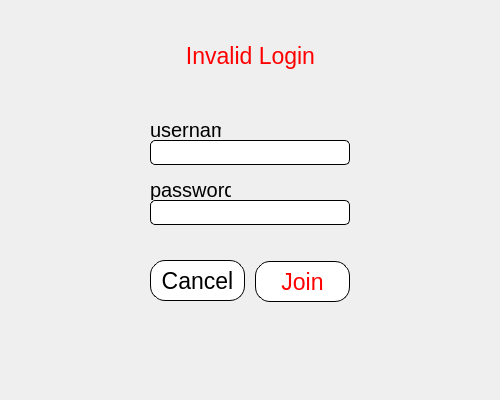
<?xml version="1.0" encoding="UTF-8"?>
<ui version="4.0">
 <class>LoginDialog</class>
 <widget class="QDialog" name="LoginDialog">
  <property name="geometry">
   <rect>
    <x>0</x>
    <y>0</y>
    <width>500</width>
    <height>400</height>
   </rect>
  </property>
  <property name="windowTitle">
   <string>Login</string>
  </property>
  <widget class="QLabel" name="usernameLabel">
   <property name="geometry">
    <rect>
     <x>150</x>
     <y>120</y>
     <width>71</width>
     <height>20</height>
    </rect>
   </property>
   <property name="font">
    <font>
     <pointsize>15</pointsize>
    </font>
   </property>
   <property name="styleSheet">
    <string notr="true">color:black;
</string>
   </property>
   <property name="text">
    <string>username</string>
   </property>
  </widget>
  <widget class="QPushButton" name="joinButton">
   <property name="geometry">
    <rect>
     <x>255</x>
     <y>261</y>
     <width>95</width>
     <height>41</height>
    </rect>
   </property>
   <property name="font">
    <font>
     <pointsize>17</pointsize>
    </font>
   </property>
   <property name="styleSheet">
    <string notr="true">
QPushButton
{
	color:red;
	border: 1px solid #000000;
					 border-radius: 15px;
	background-color:rgba(255,255,255,255);
}

QPushButton:pressed
{
	color:red;
     background-color:rgba(0, 145, 255, 128);
}</string>
   </property>
   <property name="text">
    <string>Join</string>
   </property>
  </widget>
  <widget class="QPushButton" name="cancelButton">
   <property name="geometry">
    <rect>
     <x>150</x>
     <y>260</y>
     <width>95</width>
     <height>41</height>
    </rect>
   </property>
   <property name="font">
    <font>
     <pointsize>17</pointsize>
    </font>
   </property>
   <property name="styleSheet">
    <string notr="true">
QPushButton
{
	border: 1px solid #000000;
	border-radius: 15px;
	background-color:rgba(255,255,255,255);
}

QPushButton:pressed
{
	color:red;
     background-color:rgba(0, 145, 255, 128);
}</string>
   </property>
   <property name="text">
    <string>Cancel</string>
   </property>
  </widget>
  <widget class="QLabel" name="passwordLabel">
   <property name="geometry">
    <rect>
     <x>150</x>
     <y>180</y>
     <width>81</width>
     <height>20</height>
    </rect>
   </property>
   <property name="font">
    <font>
     <pointsize>15</pointsize>
    </font>
   </property>
   <property name="styleSheet">
    <string notr="true">color:black;
</string>
   </property>
   <property name="text">
    <string>password</string>
   </property>
  </widget>
  <widget class="QLineEdit" name="passwordBox">
   <property name="enabled">
    <bool>true</bool>
   </property>
   <property name="geometry">
    <rect>
     <x>150</x>
     <y>200</y>
     <width>200</width>
     <height>25</height>
    </rect>
   </property>
   <property name="focusPolicy">
    <enum>Qt::StrongFocus</enum>
   </property>
   <property name="styleSheet">
    <string notr="true">color:blue;
border: 1px solid #000000;
border-radius: 5px;
background-color:rgba(255, 255 255, 255);
</string>
   </property>
   <property name="text">
    <string/>
   </property>
   <property name="maxLength">
    <number>50</number>
   </property>
   <property name="alignment">
    <set>Qt::AlignCenter</set>
   </property>
   <property name="placeholderText">
    <string/>
   </property>
  </widget>
  <widget class="QLineEdit" name="usernameBox">
   <property name="geometry">
    <rect>
     <x>150</x>
     <y>140</y>
     <width>200</width>
     <height>25</height>
    </rect>
   </property>
   <property name="focusPolicy">
    <enum>Qt::StrongFocus</enum>
   </property>
   <property name="contextMenuPolicy">
    <enum>Qt::DefaultContextMenu</enum>
   </property>
   <property name="styleSheet">
    <string notr="true">color:blue;
border: 1px solid #000000;
border-radius: 5px;
background-color:rgba(255, 255, 255, 255);
</string>
   </property>
   <property name="maxLength">
    <number>50</number>
   </property>
   <property name="alignment">
    <set>Qt::AlignCenter</set>
   </property>
   <property name="placeholderText">
    <string/>
   </property>
   <property name="cursorMoveStyle">
    <enum>Qt::LogicalMoveStyle</enum>
   </property>
  </widget>
  <widget class="QLabel" name="errorLabel">
   <property name="enabled">
    <bool>true</bool>
   </property>
   <property name="geometry">
    <rect>
     <x>0</x>
     <y>30</y>
     <width>501</width>
     <height>51</height>
    </rect>
   </property>
   <property name="font">
    <font>
     <pointsize>17</pointsize>
    </font>
   </property>
   <property name="styleSheet">
    <string notr="true">color:red;

</string>
   </property>
   <property name="text">
    <string>Invalid Login</string>
   </property>
   <property name="alignment">
    <set>Qt::AlignCenter</set>
   </property>
  </widget>
 </widget>
 <resources/>
 <connections/>
</ui>
